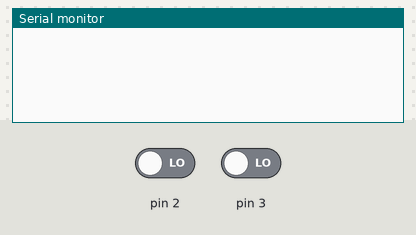
Simulated run of this sketch. Board: Arduino Uno, built with avr-gcc and run on an emulated ATmega328P. Parts: the last lines printed to the serial monitor. The inputs (shaded band) are chosen by the test bench; at power-on: pin 2 LOW, pin 3 LOW.

Above: at 1.2 s.
1.3 s: pin 2 driven HIGH and pin 3 driven HIGH
At 2.1 s:
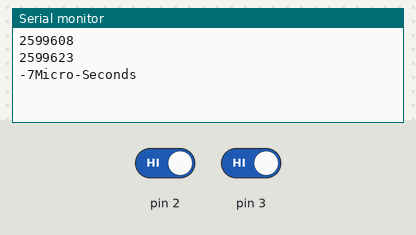
At 3.7 s:
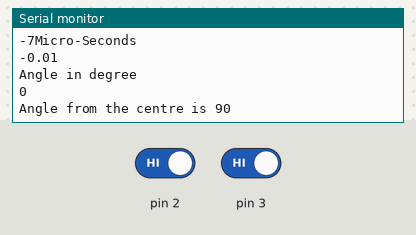
Timing chart, 0 to 5.2 s (numbered marks = the images above; inputs shaded):
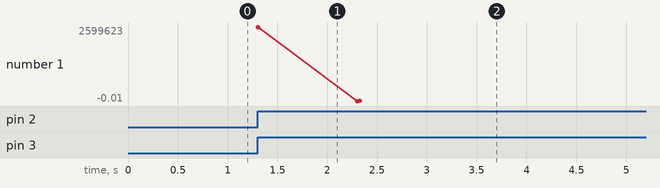

The sketch:

Time_difference_Finder.ino
```cpp
const int Sensor1 = 2;
const int Sensor2 = 3;
volatile long count = 0;
long interval = 0;
volatile bool MIC_status1=0;
volatile bool MIC_status2=0;
volatile long T1 = 0;
volatile long T2 = 0;


void setup() {

  attachInterrupt(0, SoundDetection1, RISING);
  attachInterrupt(1, SoundDetection2, RISING);
  Serial.begin(9600);
  noInterrupts();
  TCCR1A = 0;
  TCCR1B = 0;
  TCNT1 = 0;

  TCCR1B |= (1 << CS11);
  //TCCR1B |= (1 << CS10);

  TIMSK1 |= (1 << TOIE1);
  interrupts();

}

void loop()
{ if( (MIC_status1 && MIC_status2) == 1)
  {
      interval = T1 - T2 ;
      int timePeriod = interval/2;
      Serial.println(T1);
      Serial.println(T2);
      Serial.print(timePeriod);
      Serial.println("Micro-Seconds");
      delay(1000);
      // Angle calculation
      float A = timePeriod * 346;
      double B = A/200000;
      Serial.println(B);
      float theta_radian = asin(B); //d = 10cm
      int theta = (180/PI) * theta_radian;
      Serial.println("Angle in degree");
      Serial.println(theta);
      int angle = 90 - theta;
      Serial.print("Angle from the centre is ");
      Serial.println(angle);

      MIC_status1 = 0;
      MIC_status2 = 0;
      interval = 0;
      count = 0;
      T1 = 0;
      T2 = 0;

  }


}

void SoundDetection1()
{
  T1 = TCNT1 + count * 65536;
  MIC_status1 = 1;

}
void SoundDetection2()
{
  T2 = TCNT1 + count * 65536;
  MIC_status2 = 1;

}

ISR(TIMER1_OVF_vect)
{
  count++;
}
```

Measured:
- after the input at 1.3 s, the serial monitor: prints a new line at once (image 1)
